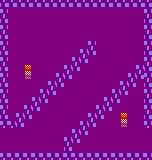

A 2D game scene composited from a Tiled map and its tileset images. What follows is a short description and the map's XML, with every tile layer's data as written:
An orthogonal 19x20 tile map with 8x8 px tiles, 1 tile layer (Capa de Patrones 1).

<map version="1.0" tiledversion="2018.06.01" orientation="orthogonal" renderorder="right-down" width="19" height="20" tilewidth="8" tileheight="8" infinite="0" nextlayerid="2" nextobjectid="1">
 <tileset firstgid="1" name="tiles" tilewidth="8" tileheight="8" tilecount="45" columns="9">
  <image source="../../tiles.png" width="72" height="40" />
 </tileset>
 <layer id="1" name="Capa de Patrones 1" width="19" height="20">
  <data encoding="csv">
17,17,17,17,17,17,17,17,17,17,17,17,17,17,17,17,17,17,17,
26,4,4,4,4,4,4,4,4,4,4,4,4,4,4,4,4,4,26,
17,4,4,4,4,4,4,4,4,4,4,4,4,4,4,4,4,4,17,
26,4,4,4,4,4,4,4,4,4,4,4,4,4,4,4,4,4,26,
17,4,4,4,4,4,4,4,4,4,4,4,4,4,4,4,4,4,17,
26,4,4,4,4,4,4,4,4,4,4,26,4,4,4,4,4,4,26,
17,4,4,4,4,4,4,4,4,4,26,17,4,4,4,4,4,4,17,
26,4,4,4,4,4,4,4,4,26,17,4,4,4,4,4,4,4,26,
17,4,4,6,4,4,4,4,26,17,4,4,4,4,4,4,4,26,17,
26,4,4,7,4,4,4,26,17,4,4,4,4,4,4,4,26,17,26,
17,4,4,4,4,4,26,17,4,4,4,4,4,4,4,26,17,4,17,
26,4,4,4,4,26,17,4,4,4,4,4,4,4,26,17,4,4,26,
17,4,4,4,26,17,4,4,4,4,4,4,4,26,17,4,4,4,17,
26,4,4,26,17,4,4,4,4,4,4,4,26,17,4,4,4,4,26,
17,4,26,17,4,4,4,4,4,4,4,26,17,4,4,6,4,4,17,
26,26,17,4,4,4,4,4,4,4,26,17,4,4,4,7,4,4,26,
4,4,4,4,4,4,4,4,4,26,17,4,4,4,4,4,4,4,4,
4,4,4,4,4,4,4,4,26,17,4,4,4,4,4,4,4,4,4,
4,4,4,4,4,4,4,4,17,4,4,4,4,4,4,4,4,4,4,
26,26,26,26,26,26,26,26,26,26,26,26,26,26,26,26,26,26,26
</data>
 </layer>
</map>
